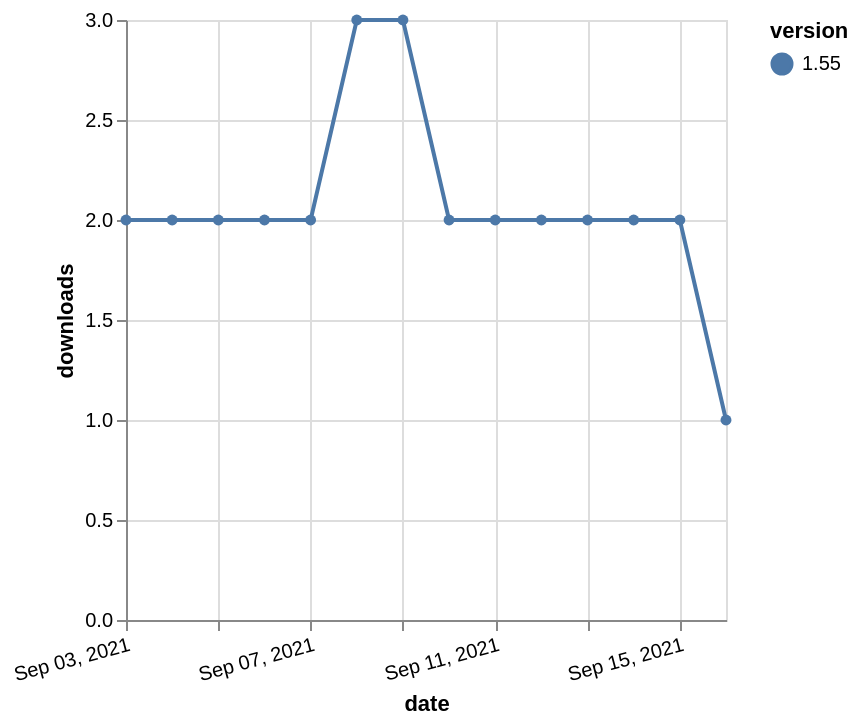

Express this chart as Vega-Lite.
### Vega-Lite specification from a JSON file in a GitHub repository (floating-point values rounded to 4 significant figures)
{"$schema": "https://vega.github.io/schema/vega-lite/v5.json", "description": "A simple bar chart with embedded data.", "data": {"values": [{"date": "2021-09-03", "total": 2809, "delta": 2, "version": "1.55"}, {"date": "2021-09-04", "total": 2811, "delta": 2, "version": "1.55"}, {"date": "2021-09-05", "total": 2813, "delta": 2, "version": "1.55"}, {"date": "2021-09-06", "total": 2815, "delta": 2, "version": "1.55"}, {"date": "2021-09-07", "total": 2817, "delta": 2, "version": "1.55"}, {"date": "2021-09-08", "total": 2820, "delta": 3, "version": "1.55"}, {"date": "2021-09-09", "total": 2823, "delta": 3, "version": "1.55"}, {"date": "2021-09-10", "total": 2825, "delta": 2, "version": "1.55"}, {"date": "2021-09-11", "total": 2827, "delta": 2, "version": "1.55"}, {"date": "2021-09-12", "total": 2829, "delta": 2, "version": "1.55"}, {"date": "2021-09-13", "total": 2831, "delta": 2, "version": "1.55"}, {"date": "2021-09-14", "total": 2833, "delta": 2, "version": "1.55"}, {"date": "2021-09-15", "total": 2835, "delta": 2, "version": "1.55"}, {"date": "2021-09-16", "total": 2836, "delta": 1, "version": "1.55"}]}, "width": "container", "mark": {"type": "line", "point": {"filled": true}}, "encoding": {"x": {"field": "date", "type": "temporal", "timeUnit": "yearmonthdate", "title": "date", "axis": {"labelAngle": -15}}, "y": {"field": "delta", "type": "quantitative", "title": "downloads"}, "color": {"field": "version", "type": "nominal"}, "tooltip": {"field": "delta"}}}
